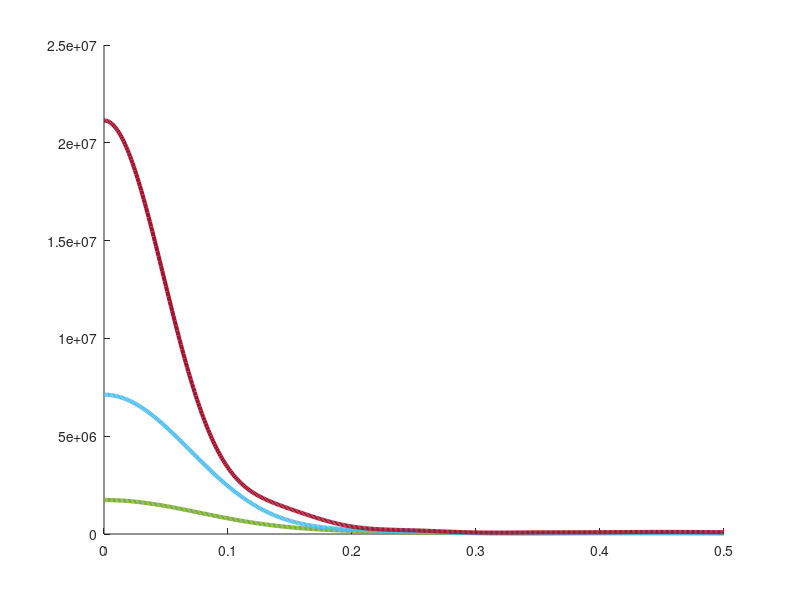

The MATLAB source for this figure: (Note: this script raises an error after producing the figure.)
clear all;
close all;

% Set colors ----------------------------------------------------

color1=[0, 0.4470, 0.7410];
color2=[0.8500, 0.3250, 0.0980];
color3=[0.9290, 0.6940, 0.1250];
color4=[0.4940, 0.1840, 0.5560];
color5=[0.4660, 0.6740, 0.1880];
color6=[0.3010, 0.7450, 0.9330];
color7=[0.6350, 0.0780, 0.1840];
color8=[160,  82,  45]/255;

blue1=[0,0,128]/255;
blue2=[65,105,225]/255;
blue3=[135,206,250]/255;

% Import SAXS data from files ---------------------------------------------

min0=importdata("0min_exp.dat",' ',2);
min0=min0.data;
min1=importdata("1min_exp.dat",' ',2);
min1=min1.data;
min2=importdata("2min_exp.dat",' ',2);
min2=min2.data;

% Plot SAXS data ----------------------------------------------------------

fig=figure('Renderer', 'painters', 'Position', [0 0 1000 525]);
hold on;
plot(min0(:,1),min0(:,2),'Linewidth',3,'Color',color5);
plot(min1(:,1),min1(:,2),'Linewidth',3,'Color',color6);
plot(min2(:,1),min2(:,2),'Linewidth',3,'Color',color7);
errorbar(min0(:,1),min0(:,2),min0(:,3),'Linewidth',3,'Color',color5);
errorbar(min1(:,1),min1(:,2),min1(:,3),'Linewidth',3,'Color',color6);
errorbar(min2(:,1),min2(:,2),min2(:,3),'Linewidth',3,'Color',color7);
legend({' 0 min',' 1 min',' 2 min'},'location','northeast');
set(gca,'FontSize',36,'FontName','Helvetica','Linewidth',3,'YScale', 'log');
% axis([-1 2.5 0 1])
% box on;
legend boxoff;
print(fig,'SAXS_exp.png','-dpng');

